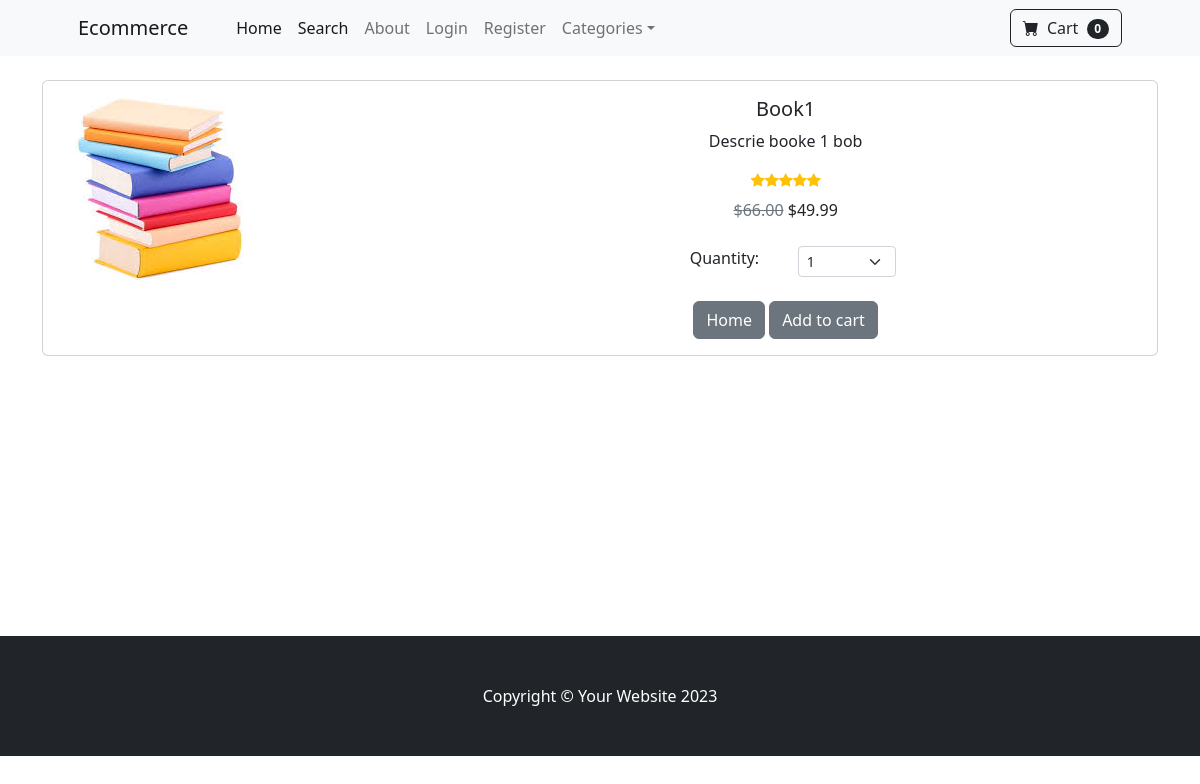
The app's page /product/3 with its own data.
### store/models.py (models this page shows, shortened)
class Product(models.Model):
    name = models.CharField(max_length=100)
    price = models.DecimalField(default=0, decimal_places=2, max_digits=10)
    category = models.ForeignKey(Category, on_delete=models.CASCADE, default=1)
    description = models.CharField(max_length=250, default='', blank=True, null=True)
    image = models.ImageField(upload_to='uploads/product/')
    is_sale = models.BooleanField(default=False)
    sale_price = models.DecimalField(default=0, decimal_places=2, max_digits=10)

### store/views.py (the view)
# urls.py: path('product/<int:pk>', views.product, name='product'),
def product(request, pk):
    product = Product.objects.get(id=pk)
    return render(request, 'product.html', {'product':product})

### cart/cart.py (called while the page is built)
    def __len__(self):
        return len(self.cart)

### cart/context_processor.py (called while the page is built)
def cart(request):
    return {'cart':Cart(request)}

### store/templates/product.html (shortened to what this page needs)
{% extends 'base.html' %}
{% block content %}
<div class="container">
    <div class="card mb-3">
        <div class="row g-0">
          <div class="col-md-4">
            <img src="{{ product.image.url }}" class="img-fluid rounded-start" alt="...">
          </div>
          <div class="col-md-8">
            <div class="card-body">
                <center>
                    <h5 class="card-title">{{ product.name }}</h5>
                    <p class="card-text">{{ product.description }}</p>
                    {% if product.is_sale %}
                    <div class="text-center">
                        <div class="d-flex justify-content-center small text-warning mb-2">
                            <div class="bi-star-fill"></div>
                            <div class="bi-star-fill"></div>
                            <div class="bi-star-fill"></div>
                            <div class="bi-star-fill"></div>
                            <div class="bi-star-fill"></div>
                        </div>
                        <span class="text-muted text-decoration-line-through">${{ product.price }}</span>
                        ${{ product.sale_price }}
                    </div>
                    {% endif %}
                        <div class="row justify-content-center">
                            <div class="col-md-2">Quantity:</div>
                                <div class="col-md-2">
                                    <select class="form-select form-select-sm" id="qty-cart">
                                        <option value="1">1</option>
                                    </select>
                                </div>
                        </div>
                    <a href="{% url 'home' %}" class="btn btn-secondary" >Home</a>
                    <button type="button" value="{{product.id}}" class="btn btn-secondary" id="add-cart">
                        Add to cart
                    </button>
                </center>
            </div>
          </div>
        </div>
      </div>
</div>
{% endblock %}

### records on screen
Product: image (picture), name "Book1", description "Descrie booke 1 bob", price "66.00", sale_price "49.99"

### other values on screen
{{ cart|length }} "0"
